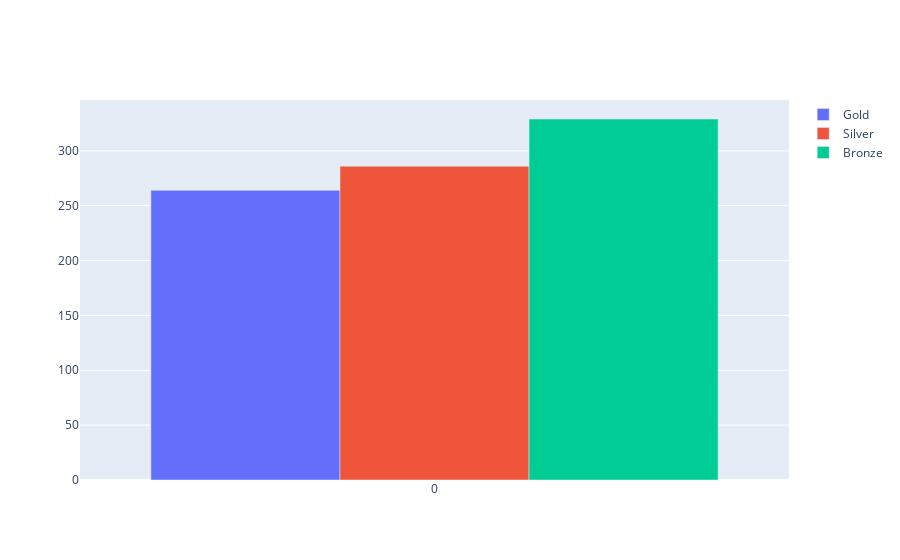

Write notebook code for a chart like this one.
### Code cell
country = data[data["NOC"] == 'FRA']

gold = country.query("Medal == 'Gold'")
gold = gold.groupby(['NOC']).agg({'Medal':'count'}).sort_values(by='Medal', ascending=False).reset_index()

silver = country.query("Medal == 'Silver'")
silver = silver.groupby(['NOC']).agg({'Medal':'count'}).sort_values(by='Medal', ascending=False).reset_index()

bronze = country.query("Medal == 'Bronze'")
bronze = bronze.groupby(['NOC']).agg({'Medal':'count'}).sort_values(by='Medal', ascending=False).reset_index()


countries = pd.merge(gold, silver, on='NOC', how='outer').merge(bronze, on='NOC', how='outer').fillna(0)
countries = countries.rename(columns={'Medal_x':'Gold', 'Medal_y':'Silver', 'Medal':'Bronze'})
    
    
fig = make_subplots(rows=1, cols=1)
trace1 = px.bar(countries, x=countries.index,
                    y='Gold')
trace2 = px.bar(countries, x=countries.index,
                    y='Silver')
trace3 = px.bar(countries, x=countries.index, y='Bronze')

trace_list = [trace1, trace2, trace3]
y_axis_titles = ["Gold", "Silver", "Bronze"]


for i, (item, title) in enumerate(zip(trace_list, y_axis_titles)):
    fig.add_trace(go.Bar(name=title,
                                x=item.data[0]['x'], y=item.data[0]['y'], showlegend=True), row=1, col=1)

fig.show()

### Figure 1 — Plotly figure (JSON) as saved in the notebook; plotly's stock layout.template omitted (floating-point values rounded to 4 significant figures)
{"data": [{"name": "Gold", "showlegend": true, "type": "bar", "x": [0], "xaxis": "x", "y": [264], "yaxis": "y"}, {"name": "Silver", "showlegend": true, "type": "bar", "x": [0], "xaxis": "x", "y": [286], "yaxis": "y"}, {"name": "Bronze", "showlegend": true, "type": "bar", "x": [0], "xaxis": "x", "y": [329], "yaxis": "y"}], "layout": {"xaxis": {"anchor": "y", "domain": [0, 1]}, "yaxis": {"anchor": "x", "domain": [0, 1]}}}
